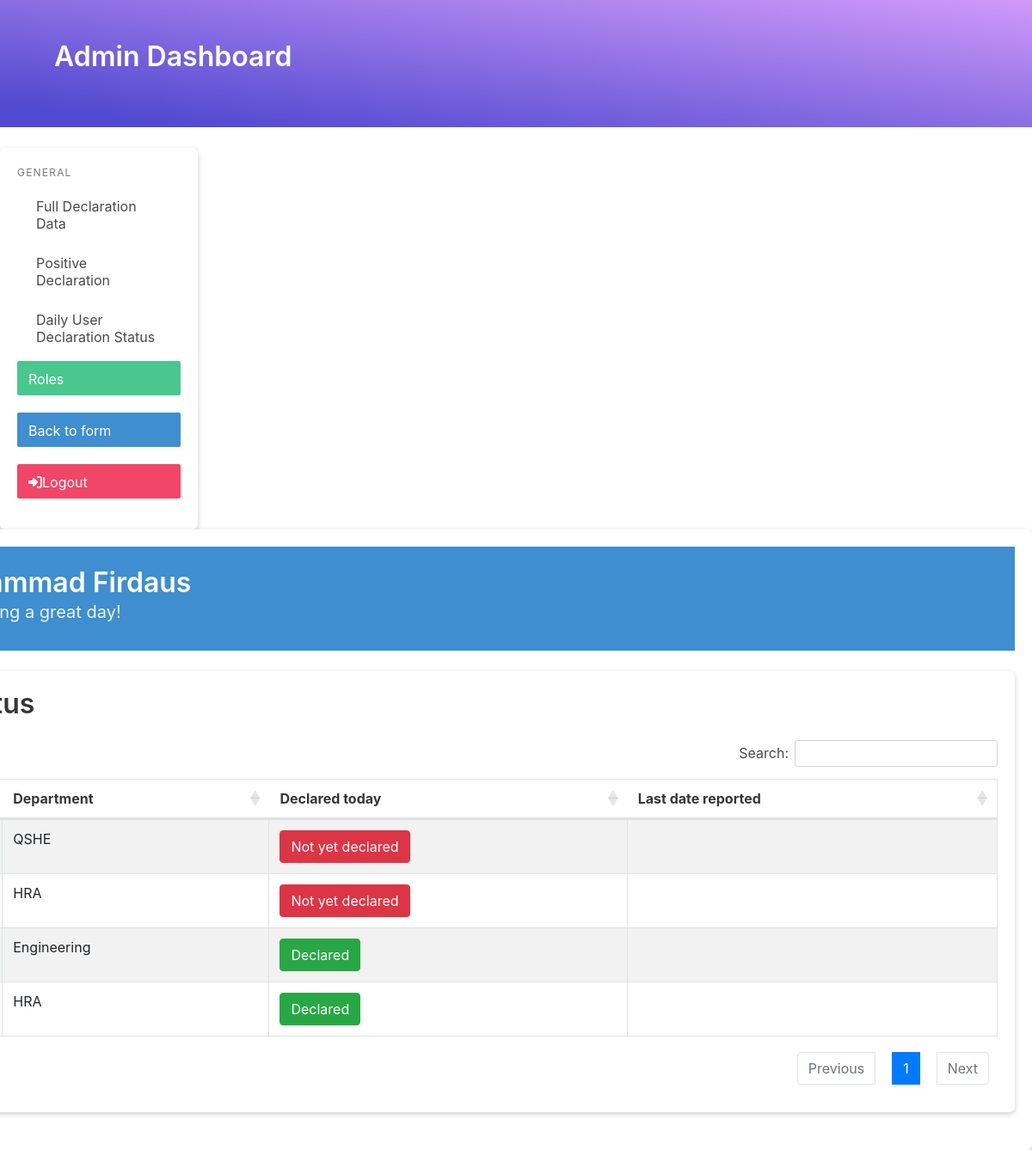
/admin/dailystatus.php (signed in), run on the app's committed database.
### tables this page shows
CREATE TABLE `users` (
  `id` int(99) NOT NULL,
  `email` varchar(999) NOT NULL,
  `password` varchar(999) NOT NULL,
  `staffId` varchar(999) NOT NULL,
  `fullName` varchar(999) NOT NULL,
  `dept` varchar(999) NOT NULL,
  `role` int(99) NOT NULL DEFAULT 0
);

### admin/components/dailydecstatus.php (the view, shortened to what this page needs)
<?php
include '../comp/conn.php';
$sqlgetuser = mysqli_query($conn, "SELECT id, fullName, dept FROM users");
?>
<div class="box">
    <h1 class="title">Daily User Declaration Status</h1>
    <table id="dailydecstatus" class="table table-striped table-bordered" style="width:100%">
        <thead>
            <tr>
                <th>Name</th>
                <th>Department</th>
                <th>Declared today</th>
                <th>Last date reported</th>
            </tr>
        </thead>
        <tbody>
            <?php
            if (mysqli_num_rows($sqlgetuser) > 0) {
                while ($row = mysqli_fetch_assoc($sqlgetuser)) {
                    $userId = $row["id"];
                    $sqlgetuserslastreport = mysqli_query($conn, "SELECT datereport FROM declarationdata WHERE userId='$userId' ORDER BY datereport DESC");
                    $userslastreport = date_format(date_create(mysqli_fetch_assoc($sqlgetuserslastreport)["datereport"]),"d-m-Y");
                   $currentdate = date("d-m-Y");
             $start = strtotime($userslastreport);
              $end = strtotime($currentdate);
             $interval = ceil(abs($end - $start) / 86400);
            ?>
                    <tr>
                        <td><?php echo $row["fullName"];?></td>
                        <td><?php echo $row["dept"];?></td>
                        <td>
                        <?php
                        if ($interval != "0") {
                        ?>
                        <button type="button" class="btn btn-danger">Not yet declared</button>
                        <?php
                        } else {
                        ?>
                        <button type="button" class="btn btn-success">Declared</button>
                        <?php
                        }
                        ?></td>
                        <td><?php echo $formattedreportdate?></td>
                    </tr>
            <?php }
            } ?>
        </tbody>
    </table>
</div>

### css/cheatsheet.css (style rules this page uses)
body, html { background: #f2f2f2; }
.box { box-shadow: 0 2px 6px 0 rgba(0, 0, 0, 0.2); }

### data on the page
users: dept "Engineering", shows "Declared"
users: dept "HRA", shows "Declared"
users: dept "QSHE", shows "Not yet declared"
users: dept "HRA", shows "Not yet declared"
